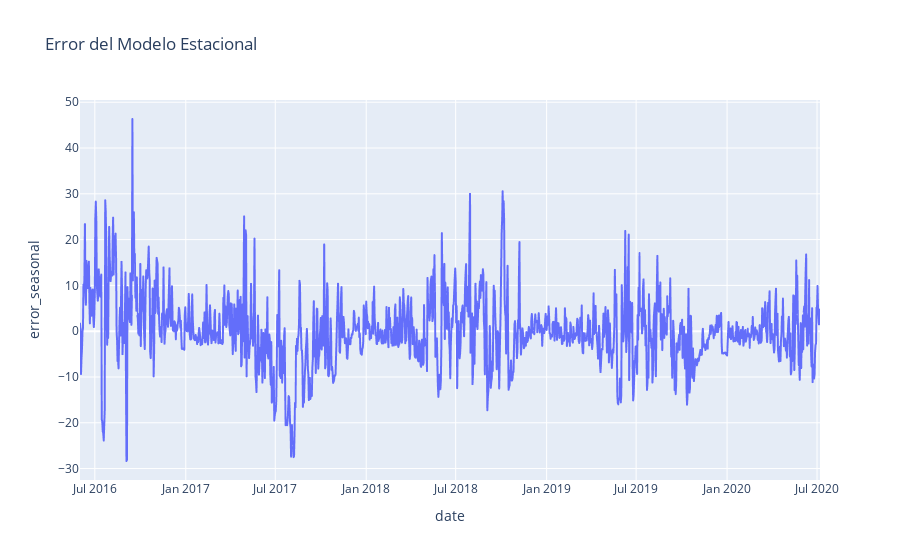

Notebook source saved alongside this figure:
### Code cell
df['error_seasonal'] = df['Energy_kWh'] - pd.concat(
    [pd.Series(y_train_pred_seasonal, index=train.index), 
     pd.Series(y_test_pred_seasonal, index=test.index)]
)

fig = px.line(df, x='date', y='error_seasonal', title='Error del Modelo Estacional')
fig.show()

### Figure 1 — Plotly figure (JSON) as saved in the notebook; plotly's stock layout.template omitted (floating-point values rounded to 4 significant figures; data arrays with more than 128 entries replaced by an {"elided": "..."} marker saying what was removed)
{"data": [{"hovertemplate": "date=%{x}<br>error_seasonal=%{y}<extra></extra>", "legendgroup": "", "line": {"color": "#636efa", "dash": "solid"}, "marker": {"symbol": "circle"}, "mode": "lines", "name": "", "showlegend": false, "type": "scattergl", "x": {"elided": "1498 str values"}, "xaxis": "x", "y": {"elided": "1498 float values"}, "yaxis": "y"}], "layout": {"legend": {"tracegroupgap": 0}, "title": {"text": "Error del Modelo Estacional"}, "xaxis": {"anchor": "y", "domain": [0, 1], "title": {"text": "date"}}, "yaxis": {"anchor": "x", "domain": [0, 1], "title": {"text": "error_seasonal"}}}}
